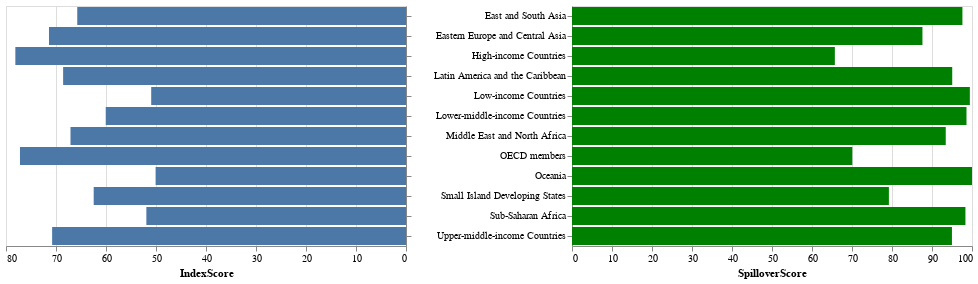

Notebook code for this chart:
### Code cell
chartindex = alt.Chart(df_sdg_spillover).mark_bar().encode(
    x=alt.X('IndexScore:Q', scale=alt.Scale(reverse=True)),
    y=alt.Y("Country:N", axis=alt.Axis(orient='right',title='',labels=False))
)

chartspill = alt.Chart(df_sdg_spillover).mark_bar(color='green').encode(
    x='SpilloverScore:Q',
    y=alt.Y("Country:N", axis=alt.Axis(title=''))
)

chart = chartindex | chartspill
chart

### Figure 1 — Vega-Lite specification as saved in the notebook (floating-point values rounded to 4 significant figures)
{"config": {"view": {"continuousWidth": 400, "continuousHeight": 300}}, "hconcat": [{"mark": "bar", "encoding": {"x": {"field": "IndexScore", "scale": {"reverse": true}, "type": "quantitative"}, "y": {"axis": {"labels": false, "orient": "right", "title": ""}, "field": "Country", "type": "nominal"}}}, {"mark": {"type": "bar", "color": "green"}, "encoding": {"x": {"field": "SpilloverScore", "type": "quantitative"}, "y": {"axis": {"title": ""}, "field": "Country", "type": "nominal"}}}], "data": {"name": "data-539869ed3a57565cc1a6f2ddb9d4f369"}, "$schema": "https://vega.github.io/schema/vega-lite/v4.17.0.json", "datasets": {"data-539869ed3a57565cc1a6f2ddb9d4f369": [{"Country": "Eastern Europe and Central Asia", "IndexScore": 71.4, "SpilloverScore": 87.61}, {"Country": "East and South Asia", "IndexScore": 65.75, "SpilloverScore": 97.6}, {"Country": "Latin America and the Caribbean", "IndexScore": 68.58, "SpilloverScore": 95.06}, {"Country": "Middle East and North Africa", "IndexScore": 67.1, "SpilloverScore": 93.44}, {"Country": "Oceania", "IndexScore": 50.08, "SpilloverScore": 100.0}, {"Country": "OECD members", "IndexScore": 77.21, "SpilloverScore": 70.07}, {"Country": "Small Island Developing States", "IndexScore": 62.46, "SpilloverScore": 79.22}, {"Country": "Sub-Saharan Africa", "IndexScore": 51.93, "SpilloverScore": 98.36}, {"Country": "Low-income Countries", "IndexScore": 50.96, "SpilloverScore": 99.46}, {"Country": "Lower-middle-income Countries", "IndexScore": 60.05, "SpilloverScore": 98.62}, {"Country": "Upper-middle-income Countries", "IndexScore": 70.77, "SpilloverScore": 94.99}, {"Country": "High-income Countries", "IndexScore": 78.13, "SpilloverScore": 65.71}]}}
